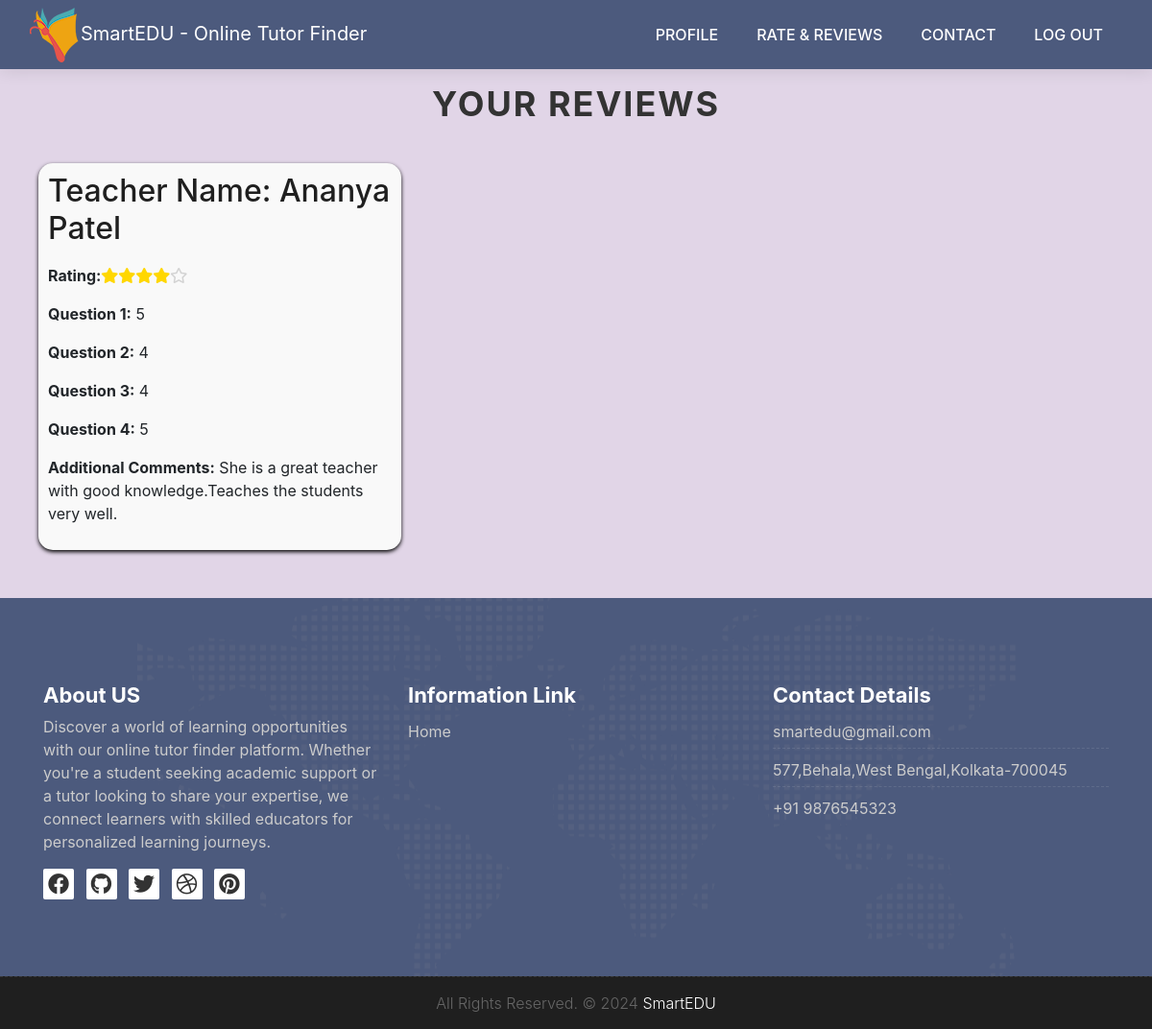
Page /showreview.php (signed in) on the committed database.
### tables this page shows
CREATE TABLE `reviews` (
  `review_id` int(11) NOT NULL,
  `teacher_id` int(11) DEFAULT NULL,
  `student_id` int(11) DEFAULT NULL,
  `rating` int(11) DEFAULT NULL,
  `q1` varchar(11) NOT NULL,
  `q2` varchar(11) NOT NULL,
  `q3` varchar(11) NOT NULL,
  `q4` varchar(11) NOT NULL,
  `review_text` text DEFAULT NULL,
  `timestamp` timestamp NOT NULL DEFAULT current_timestamp()
);

CREATE TABLE `teachers` (
  `tid` int(11) NOT NULL,
  `name` varchar(255) NOT NULL,
  `email` varchar(255) NOT NULL,
  `mobile` varchar(10) NOT NULL,
  `password` varchar(255) NOT NULL,
  `agreed_terms` varchar(50) NOT NULL
);

### showreview.php (the view, shortened to what this page needs)
<?php
include("data/db.php");
$student_id = $_SESSION['stu'];
$query = "SELECT r.*, t.name
          FROM reviews r
          JOIN teachers t ON r.teacher_id = t.tid
          WHERE r.student_id = '$student_id'";
$result = $con->query($query);
?>
<!DOCTYPE html>
<html lang="en">
    <link rel="stylesheet" href="css/bootstrap.min.css">
    <link rel="stylesheet" href="style.css">
    <link rel="stylesheet" href="css/versions.css">
    <link rel="stylesheet" href="css/responsive.css">
    <link rel="stylesheet" href="css/custom.css">
    <link rel="stylesheet" href="https://stackpath.bootstrapcdn.com/bootstrap/4.5.2/css/bootstrap.min.css">
<link rel="stylesheet" href="https://cdnjs.cloudflare.com/ajax/libs/font-awesome/5.15.4/css/all.min.css">
    </head>
    <body class="host_version">
    <h1>Your Reviews</h1>
    <div class="reviews">
        <?php
        if ($result->num_rows > 0) {
            while ($row = $result->fetch_assoc()) {
                ?>
                <div class="review-container">
                <div class="review">
                <h2>Teacher Name: <?php echo $row['name']; ?></h2>
                   <p><strong>Rating:</strong><?php
$rating = $row['rating'];
for ($i = 1; $i <= 5; $i++) {
    if ($i <= $rating) {
        echo '<i class="fas fa-star"></i>';
    } else {
        echo '<i class="far fa-star"></i>';
    }
}
?></p>
                    <p><strong>Question 1:</strong>  <?php echo $row['q1']; ?></p>
                    <p><strong>Question 2:</strong>  <?php echo $row['q2']; ?></p>
                    <p><strong>Question 3:</strong>  <?php echo $row['q3']; ?></p>
                    <p><strong>Question 4:</strong>  <?php echo $row['q4']; ?></p>
                    <p><strong>Additional Comments:</strong>  <?php echo $row['review_text']; ?></p>
                </div>
            </div>
                <?php
            }
        } else {
            echo "<p>No reviews found.</p>";
        }
        ?>
    </div>
    <div class="copyrights">
        <div class="container">
            <div class="footer-distributed">
                <div class="footer-center">
                    <p class="footer-company-name">All Rights Reserved. &copy; 2024 <a href="index.php">SmartEDU</a></p>
                </div>
            </div>
        </div>
    </div>
</body>
</html>

### style.css (style rules this page uses)
body { color: #333333; font-size: 14px; font-family: 'Rubik', sans-serif; line-height: 1.80857; }
html, body { height: 100%; }
a { color: #1f1f1f; text-decoration: none !important; outline: none !important; -webkit-transition: all .3s ease-in-out; -moz-transition: all .3s ease-in-out; -ms-transition: all .3s ease-in-out; -o-transition: all .3s ease-in-out; transition: all .3s ease-in-out; }
h1, h2, h3, h4, h5, h6 { letter-spacing: 0; font-weight: normal; position: relative; padding: 0 0 10px 0; font-weight: normal; line-height: 120% !important; color: #1f1f1f; margin: 0 }
h1 { font-size: 24px }
h2 { font-size: 22px }
h3 { font-size: 18px }
a { color: #1f1f1f; text-decoration: none; outline: none; }
a, .btn { text-decoration: none !important; outline: none !important; -webkit-transition: all .3s ease-in-out; -moz-transition: all .3s ease-in-out; -ms-transition: all .3s ease-in-out; -o-transition: all .3s ease-in-out; transition: all .3s ease-in-out; }
.top-navbar .bg-light { background: #4c5a7d !important; }
.top-navbar .navbar-light .navbar-nav .nav-link { color: #ffffff; font-size: 16px; font-weight: 500; }
.top-navbar .navbar-light .navbar-nav .nav-item { position: relative; display: inline-block; padding: 15px 0px; margin: 0px 20px; }
.top-navbar .navbar-light .navbar-nav .nav-item .nav-link { padding: 6px 0px; position: relative; display: block; line-height: 30px; letter-spacing: 0px; text-transform: uppercase; }
.top-navbar .navbar-light .navbar-nav .nav-item::after { position: absolute; content: ''; left: 50%; bottom: auto; top: 11px; width: 5px; height: 5px; opacity: 0; margin-left: -3px; background-color: #ffffff; border-radius: 50px; -webkit-transform: translateY(0px); transform: translateY(0px); transition: all 900ms ease; -webkit-transition: all 900ms ease; -ms-transition: all 900ms ease; -o-transition: all 900ms ease; -moz-transition: all 900ms ease; }
.top-navbar .navbar-light .navbar-nav .nav-item .nav-link::before { position: absolute; content: ''; left: 0%; bottom: auto; top: -4px; width: 5px; height: 5px; border-radius: 50px; opacity: 0; margin-left: -10px; background-color: #ffffff; -webkit-transform: translateY(0px); transform: translateY(0px); transition: all 900ms ease; -webkit-transition: all 900ms ease; -ms-transition: all 900ms ease; -o-transition: all 900ms ease; -moz-transition: all 900ms ease; }
.top-navbar .navbar-light .navbar-nav .nav-item .nav-link::after { position: absolute; content: ''; right: 0%; left: auto; bottom: auto; top: -4px; width: 5px; height: 5px; border-radius: 50px; border: none !important; opacity: 0; margin-right: -11px; background-color: #ffffff; transition: all 900ms ease; -webkit-transition: all 900ms ease; -ms-transition: all 900ms ease; -o-transition: all 900ms ease; -moz-transition: all 900ms ease; }
.top-navbar .bg-light { padding-top: 0px; padding-bottom: 0px; box-shadow: 0 0 18px 0 rgba(0,0,0,.12); }
.footer { padding: 90px 0 80px !important; color: #cccccc; background:#4c5a7d url('images/world-map.png') no-repeat center; }
.footer .widget-title { position: relative; display: block; margin-bottom: 10px; }
.footer .widget-title h3 { color: #fff; font-weight: 700; font-size: 22px; padding: 0; margin: 0; line-height: 1 !important; }
.footer-links { list-style: none; padding: 0; }
.footer-links a { color: #cccccc; }
.footer-links li { margin-bottom: 5px; display: block; width: 100%; padding: 5px 0px; border-bottom: 1px dashed rgba(255, 255, 255, 0.1); }
.footer-links li:last-child { margin-bottom: 0; padding-bottom: 0; border: 0; }
.copyrights { border-top: 1px dashed rgba(255, 255, 255, 0.1); background-color: #1f1f1f; box-sizing: border-box; width: 100%; text-align: left; padding: 10px 0px; overflow: hidden; }
.footer-distributed .footer-company-name { font-weight: 300; margin: 0 10px; color: #666; padding: 5px 0px; }
.footer-distributed .footer-company-name a { color: #ffffff; }
.footer-links-soi { margin: 0px; padding: 0px; }
.footer-links-soi li { display: inline-block; }
.footer-links-soi li a { background: #ffffff; color: #333333; width: 32px; height: 32px; display: block; font-size: 22px; text-align: center; line-height: 32px; border-radius: 2px; }
.footer-links-soi li a i { -webkit-transition: all 0.6s ease; -o-transition: all 0.6s ease; transition: all 0.6s ease; }
.footer-center { text-align: center; }

### rows in the picture
reviews: teacher.name "Ananya Patel", rating 4 (drawn), q1 "5", q2 "4", q3 "4", q4 "5", review_text "She is a great teacher with good knowledge.Teaches the students very well."
